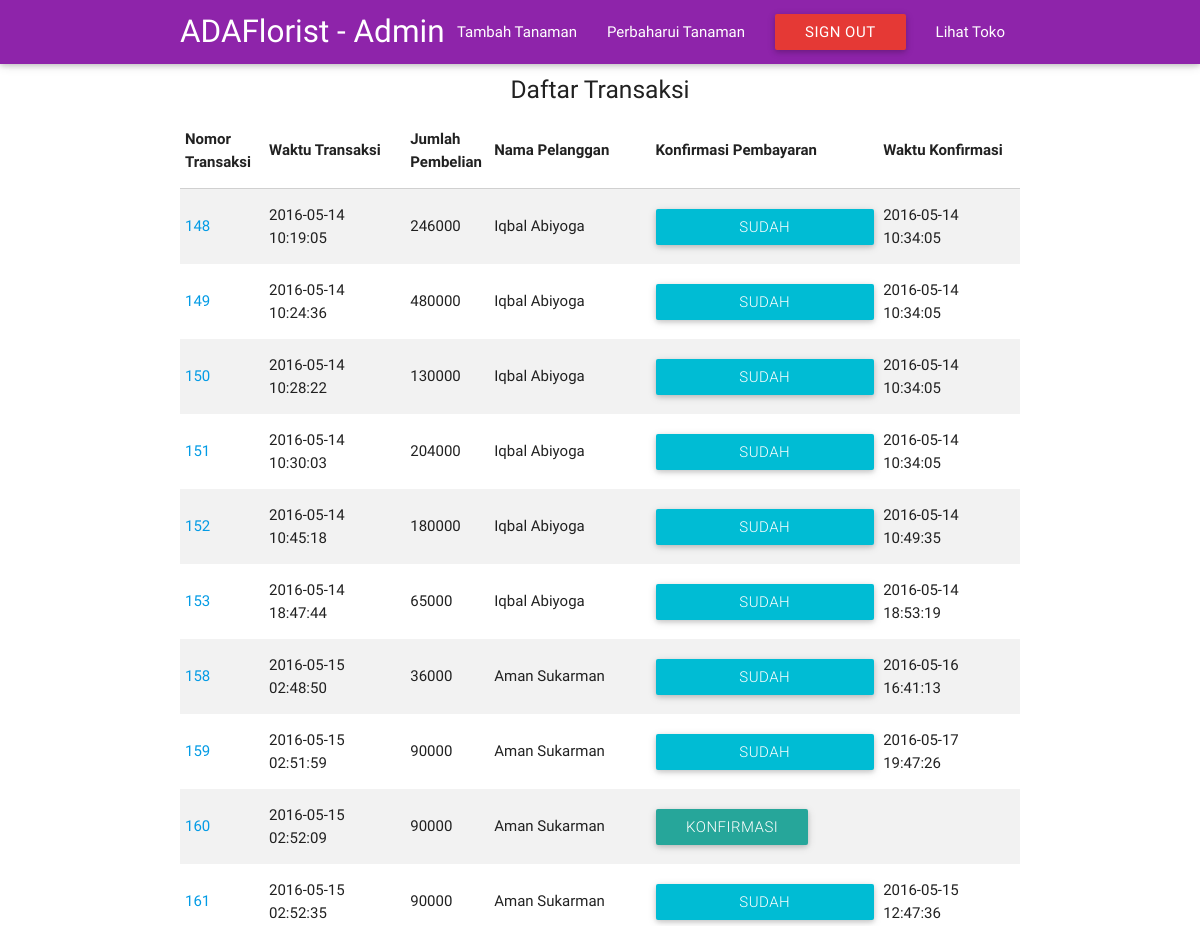
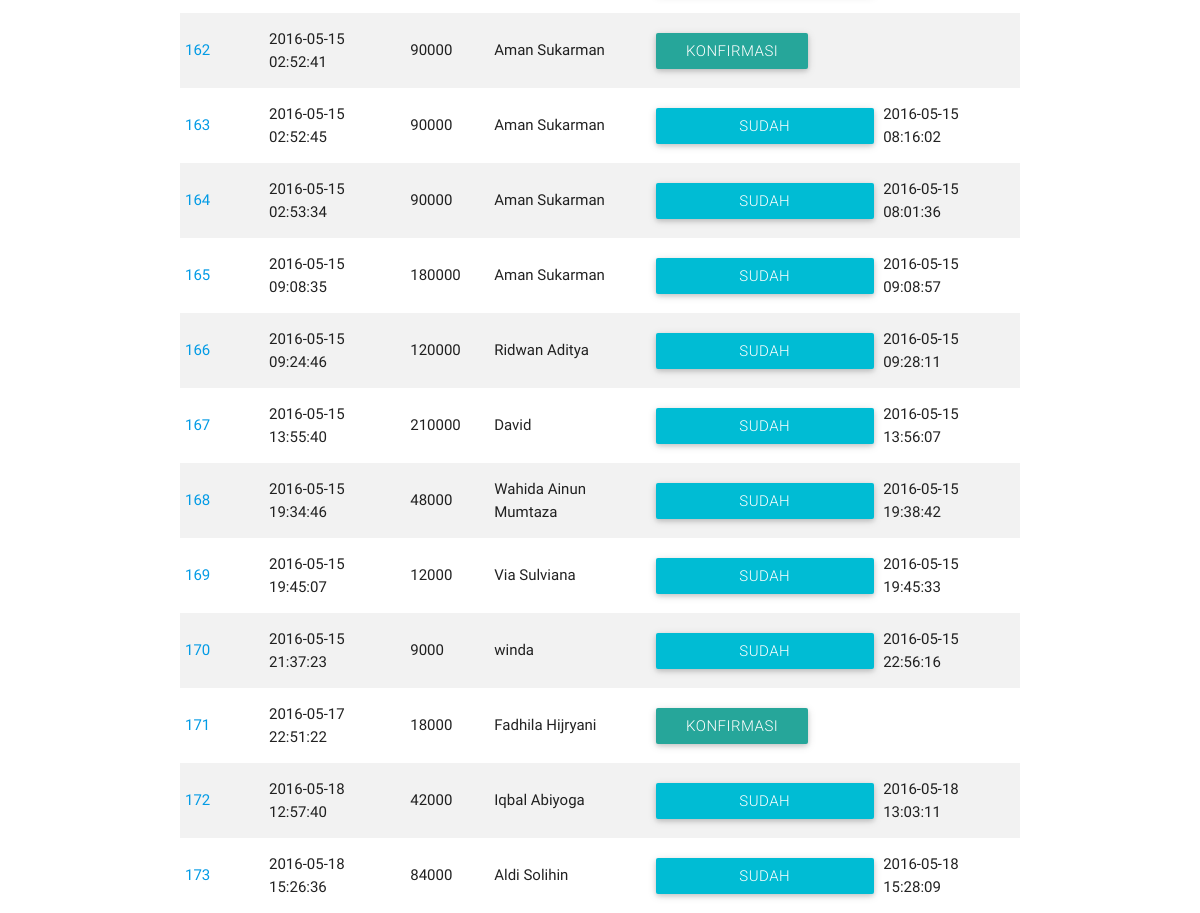
The page /transaksilist.php (signed in) on the database its author committed (2 pictures, top to bottom).
### tables this page shows
CREATE TABLE `transaksi` (
  `ID_Transaksi` int(9) NOT NULL,
  `Total_Biaya` bigint(20) NOT NULL,
  `Tanggal_transaksi` datetime NOT NULL DEFAULT CURRENT_TIMESTAMP,
  `id_customer` int(11) NOT NULL,
  `Konfirmasi` tinyint(1) NOT NULL DEFAULT '0',
  `waktu_konfirmasi` datetime NOT NULL DEFAULT CURRENT_TIMESTAMP ON UPDATE CURRENT_TIMESTAMP
);

CREATE TABLE `customer` (
  `ID_customer` int(9) NOT NULL,
  `nama` varchar(50) NOT NULL,
  `alamat` varchar(250) NOT NULL,
  `notelfon` varchar(12) NOT NULL,
  `email` varchar(25) NOT NULL,
  `password` varchar(100) NOT NULL,
  `beli` int(20) NOT NULL DEFAULT '0'
);

### transaksilist.php (the view, shortened to what this page needs)
<!DOCTYPE html>
<html>
<head>
    <link type="text/css" rel="stylesheet" href="css/materialize.min.css" media="screen,projection" />
</head>
<body>
    <?php
    include 'connect.php';
    include 'headadmin.php';
    $no=0;?>
        <div class="container">
            <center><h5>Daftar Transaksi</h5></center>
            <table class="striped">
                <thead>
                    <th>Nomor Transaksi</th>
                    <th>Waktu Transaksi</th>
                    <th>Jumlah Pembelian</th>
                    <th>Nama Pelanggan</th>
                    <th>Konfirmasi Pembayaran</th>
                    <th>Waktu Konfirmasi</th>
                </thead>
                <?php $transs=mysqli_query($connect,"select * from transaksi");
    while ($trans=mysqli_fetch_assoc($transs)){
    $idpel=$trans['id_customer'];
    $pelanggans=mysqli_query($connect,"select * from customer where ID_customer='$idpel'");
    $pelanggan=mysqli_fetch_array($pelanggans);
    ?>
                <tr>
                    <td width=10%>
                        <?php echo "<a href='detail_trans.php?idtransaksi=".$trans['ID_Transaksi']."&idcustomer=".$idpel."'>".$trans['ID_Transaksi']."</a>"?>
                    </td>
                    <td>
                        <?php echo $trans['Tanggal_transaksi']?>
                    </td>
                    <td width=10%>
                        <?php echo $trans['Total_Biaya']?>
                    </td>
                    <td>
                        <?php echo $pelanggan['nama'];?>
                    </td>
                    <td>
                        <?php if ($trans['Konfirmasi']==0) echo
                        "<a class='waves-effect waves light btn' href='bayar.php?idtransaksi=".$trans[ 'ID_Transaksi']."'>Konfirmasi</a>";
                        else echo "<a class='waves-effect waves light btn cyan'>Sudah Dikonfirmasi</a>";?>
                    </td>
                    <td>
                        <?php if ($trans['Konfirmasi']>0) {echo $trans['waktu_konfirmasi'];} else echo "";?>
                    </td>
                    <?php } ?>
                </tr>
            </table>
        </div>
</body>
</html>

### rows shown on the page
transaksi: ID_Transaksi "148", Tanggal_transaksi "2016-05-14 10:19:05", Total_Biaya "246000", id_customer.nama "Iqbal Abiyoga", Konfirmasi "SUDAH…", waktu_konfirmasi "2016-05-14 10:34:05"
transaksi: ID_Transaksi "149", Tanggal_transaksi "2016-05-14 10:24:36", Total_Biaya "480000", id_customer.nama "Iqbal Abiyoga", Konfirmasi "SUDAH…", waktu_konfirmasi "2016-05-14 10:34:05"
transaksi: ID_Transaksi "150", Tanggal_transaksi "2016-05-14 10:28:22", Total_Biaya "130000", id_customer.nama "Iqbal Abiyoga", Konfirmasi "SUDAH…", waktu_konfirmasi "2016-05-14 10:34:05"
transaksi: ID_Transaksi "151", Tanggal_transaksi "2016-05-14 10:30:03", Total_Biaya "204000", id_customer.nama "Iqbal Abiyoga", Konfirmasi "SUDAH…", waktu_konfirmasi "2016-05-14 10:34:05"
transaksi: ID_Transaksi "152", Tanggal_transaksi "2016-05-14 10:45:18", Total_Biaya "180000", id_customer.nama "Iqbal Abiyoga", Konfirmasi "SUDAH…", waktu_konfirmasi "2016-05-14 10:49:35"
transaksi: ID_Transaksi "153", Tanggal_transaksi "2016-05-14 18:47:44", Total_Biaya "65000", id_customer.nama "Iqbal Abiyoga", Konfirmasi "SUDAH…", waktu_konfirmasi "2016-05-14 18:53:19"
transaksi: ID_Transaksi "158", Tanggal_transaksi "2016-05-15 02:48:50", Total_Biaya "36000", id_customer.nama "Aman Sukarman", Konfirmasi "SUDAH…", waktu_konfirmasi "2016-05-16 16:41:13"
transaksi: ID_Transaksi "159", Tanggal_transaksi "2016-05-15 02:51:59", Total_Biaya "90000", id_customer.nama "Aman Sukarman", Konfirmasi "SUDAH…", waktu_konfirmasi "2016-05-17 19:47:26"
transaksi: ID_Transaksi "160", Tanggal_transaksi "2016-05-15 02:52:09", Total_Biaya "90000", id_customer.nama "Aman Sukarman"
transaksi: ID_Transaksi "161", Tanggal_transaksi "2016-05-15 02:52:35", Total_Biaya "90000", id_customer.nama "Aman Sukarman", Konfirmasi "SUDAH…", waktu_konfirmasi "2016-05-15 12:47:36"
transaksi: ID_Transaksi "162", Tanggal_transaksi "2016-05-15 02:52:41", Total_Biaya "90000", id_customer.nama "Aman Sukarman"
transaksi: ID_Transaksi "163", Tanggal_transaksi "2016-05-15 02:52:45", Total_Biaya "90000", id_customer.nama "Aman Sukarman", Konfirmasi "SUDAH…", waktu_konfirmasi "2016-05-15 08:16:02"
transaksi: ID_Transaksi "164", Tanggal_transaksi "2016-05-15 02:53:34", Total_Biaya "90000", id_customer.nama "Aman Sukarman", Konfirmasi "SUDAH…", waktu_konfirmasi "2016-05-15 08:01:36"
transaksi: ID_Transaksi "165", Tanggal_transaksi "2016-05-15 09:08:35", Total_Biaya "180000", id_customer.nama "Aman Sukarman", Konfirmasi "SUDAH…", waktu_konfirmasi "2016-05-15 09:08:57"
transaksi: ID_Transaksi "166", Tanggal_transaksi "2016-05-15 09:24:46", Total_Biaya "120000", id_customer.nama "Ridwan Aditya", Konfirmasi "SUDAH…", waktu_konfirmasi "2016-05-15 09:28:11"
transaksi: ID_Transaksi "167", Tanggal_transaksi "2016-05-15 13:55:40", Total_Biaya "210000", id_customer.nama "David", Konfirmasi "SUDAH…", waktu_konfirmasi "2016-05-15 13:56:07"
transaksi: ID_Transaksi "168", Tanggal_transaksi "2016-05-15 19:34:46", Total_Biaya "48000", id_customer.nama "Wahida Ainun Mumtaza", Konfirmasi "SUDAH…", waktu_konfirmasi "2016-05-15 19:38:42"
transaksi: ID_Transaksi "169", Tanggal_transaksi "2016-05-15 19:45:07", Total_Biaya "12000", id_customer.nama "Via Sulviana", Konfirmasi "SUDAH…", waktu_konfirmasi "2016-05-15 19:45:33"
transaksi: ID_Transaksi "170", Tanggal_transaksi "2016-05-15 21:37:23", Total_Biaya "9000", id_customer.nama "winda", Konfirmasi "SUDAH…", waktu_konfirmasi "2016-05-15 22:56:16"
transaksi: ID_Transaksi "171", Tanggal_transaksi "2016-05-17 22:51:22", Total_Biaya "18000", id_customer.nama "Fadhila Hijryani"
transaksi: ID_Transaksi "172", Tanggal_transaksi "2016-05-18 12:57:40", Total_Biaya "42000", id_customer.nama "Iqbal Abiyoga", Konfirmasi "SUDAH…", waktu_konfirmasi "2016-05-18 13:03:11"
transaksi: ID_Transaksi "173", Tanggal_transaksi "2016-05-18 15:26:36", Total_Biaya "84000", id_customer.nama "Aldi Solihin", Konfirmasi "SUDAH…", waktu_konfirmasi "2016-05-18 15:28:09"
